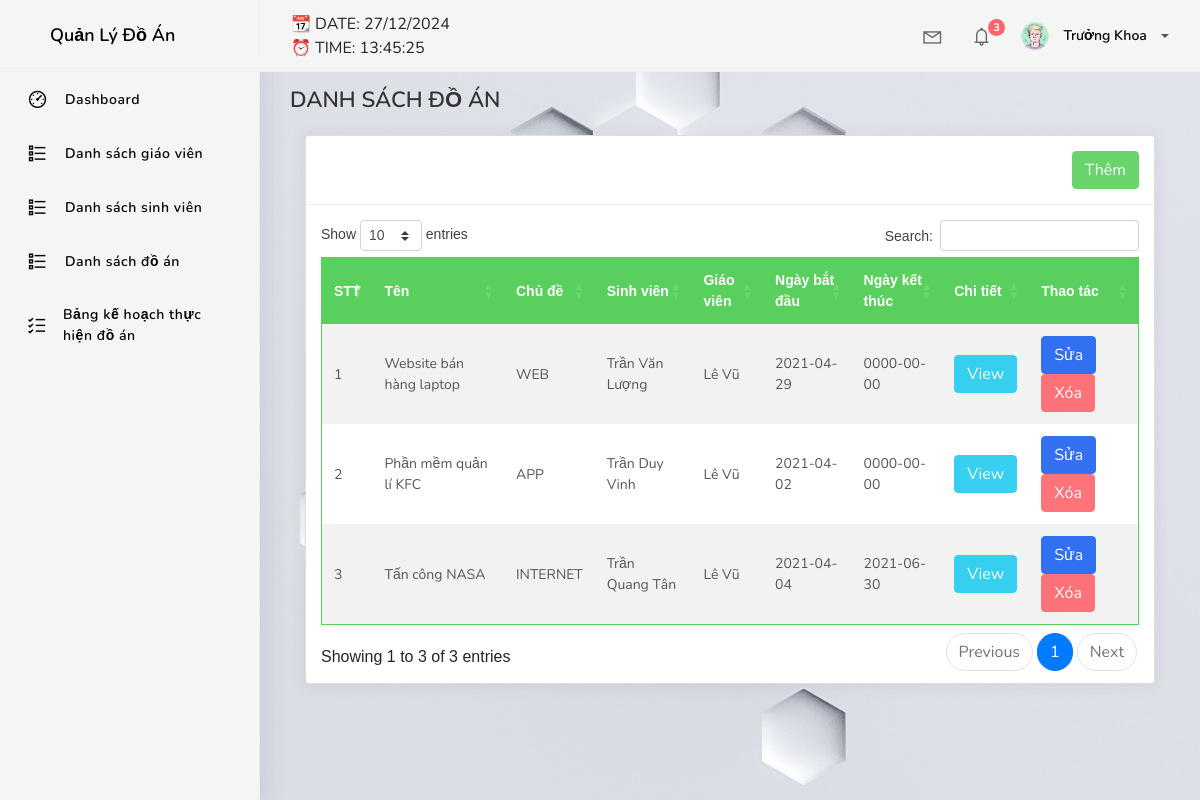
Page /home.php?page=deans&method=list-projects (signed in) on the committed database.
### tables this page shows
CREATE TABLE `projects` (
  `id` varchar(20) NOT NULL,
  `name` varchar(255) NOT NULL,
  `id_topic` varchar(20) NOT NULL,
  `id_student` varchar(20) NOT NULL,
  `id_teacher` varchar(20) NOT NULL,
  `created_at` date NOT NULL,
  `endtime` date NOT NULL DEFAULT current_timestamp()
);

CREATE TABLE `topic` (
  `id` varchar(20) NOT NULL,
  `name` varchar(255) NOT NULL
);

CREATE TABLE `students` (
  `id` varchar(20) NOT NULL,
  `name` varchar(40) NOT NULL,
  `id_class` varchar(20) NOT NULL,
  `birthday` date NOT NULL DEFAULT current_timestamp(),
  `sex` tinyint(4) NOT NULL,
  `address` varchar(40) NOT NULL,
  `phone` varchar(10) NOT NULL,
  `email` varchar(255) NOT NULL
);

CREATE TABLE `teachers` (
  `id` varchar(20) NOT NULL,
  `name` varchar(40) NOT NULL,
  `birthday` date NOT NULL DEFAULT current_timestamp(),
  `address` varchar(255) NOT NULL,
  `phone` varchar(10) NOT NULL,
  `email` varchar(255) NOT NULL
);

### config/myConfig.php (called while the page is built, shortened)
<?php
	class Connect
	{
		function __construct()
		{
			try {
				$this->pdo = new PDO(self::dns, self::user, self::passw);
				$this->pdo->query("SET NAMES utf8");
			} catch (PDOException $e) {
				echo $e->getMessage();
				exit();
			}
		}
	}

### model/teachers.php (called while the page is built, shortened)
<?php
include_once './config/myConfig.php';
class deans extends Connect
{
    function __construct()
    {
        parent:: __construct();
    }
    function indexproject()
    {
        $sql = "SELECT students.id as 'idsv', projects.id, projects.name as'namepr', projects.created_at,projects.endtime, teachers.name as 'namete', students.name as 'namest', topic.name as 'nameto' FROM projects, teachers, students, topic WHERE projects.id_student=students.id AND projects.id_teacher=teachers.id AND projects.id_topic=topic.id";
        $pre = $this->pdo->prepare($sql);
		$pre->execute();
		return $pre->fetchAll(PDO::FETCH_ASSOC);
    }
}
?>

### view/deans.php (the view, shortened to what this page needs)
<?php
switch ($method) {
?>
    <?php
    case 'list-projects':
    ?>
        <h4 class="page-title" style="text-transform: uppercase;">Danh sách đồ án</h4>
        <div class="col-md-12">
            <div class="card">
                <div class="card-header ">
                    <div class="text-right">
                        <a href="home.php?page=deans&method=create-project" class="btn btn-success">
                            Thêm
                        </a>
                    </div>
                </div>
                <div class="card-body">
                    <table id="list-projects" class="table table-head-bg-success table-striped table-hover">
                        <thead>
                            <tr>
                                <th scope="col">STT</th>
                                <th scope="col">Tên</th>
                                <th scope="col">Chủ đề</th>
                                <th scope="col">Sinh viên</th>
                                <th scope="col">Giáo viên</th>
                                <th scope="col">Ngày bắt đầu</th>
                                <th scope="col">Ngày kết thúc</th>
                                <th scope="col">Chi tiết</th>
                                <th scope="col">Thao tác</th>
                            </tr>
                        </thead>
                        <tbody>
                            <?php $stt = 0;
                            foreach ($result as $key => $value) {
                                $stt += 1;
                            ?>
                                <tr>
                                    <td><?php echo $stt; ?></td>
                                    <td><?php echo $value['namepr']; ?></td>
                                    <td><?php echo $value['nameto']; ?></td>
                                    <td><?php echo $value['namest']; ?></td>
                                    <td><?php echo $value['namete']; ?></td>
                                    <td><?php echo $value['created_at']; ?></td>
                                    <td><?php echo $value['endtime']; ?></td>
                                    <td><a class="btn btn-info"
                                            href="home.php?page=deans&method=view-tutorial-student&id=<?php echo $value['idsv']; ?>">View</a>
                                    </td>
                                    <td>
                                        <a href="home.php?page=deans&method=update-project&id=<?php echo $value['id']; ?>"
                                            class="btn btn-primary">
                                            Sửa
                                        </a>
                                        <a href="home.php?page=deans&method=destroy-project&id=<?php echo $value['id']; ?>"
                                            onclick="return confirm('Bạn có thực sự muốn xóa?');" class="btn btn-danger">
                                            Xóa
                                        </a>
                                    </td>
                                </tr>
                            <?php
                            }
                            ?>
                        </tbody>
                    </table>
                </div>
            </div>
        </div>
    <?php
        break;
    ?>
<?php
}
?>

### rows in the picture
projects: name "Website bán hàng laptop", id_topic.name "WEB", id_student.name "Trần Văn Lượng", id_teacher.name "Lê Vũ", created_at "2021-04-29", endtime "0000-00-00"
projects: name "Phần mềm quản lí KFC", id_topic.name "APP", id_student.name "Trần Duy Vinh", id_teacher.name "Lê Vũ", created_at "2021-04-02", endtime "0000-00-00"
projects: name "Tấn công NASA", id_topic.name "INTERNET", id_student.name "Trần Quang Tân", id_teacher.name "Lê Vũ", created_at "2021-04-04", endtime "2021-06-30"

### other values in the picture
$_SESSION['name'] "Trưởng Khoa"
